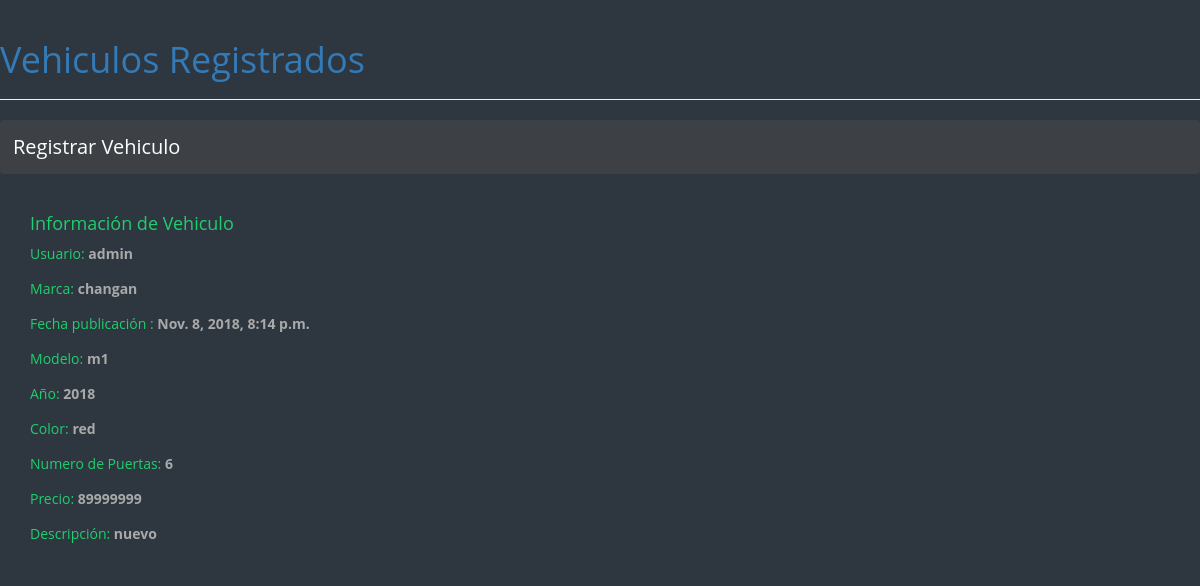
Screenshot of /post/7/ with the database file from the repository.
### blog/models.py (models this page shows, shortened)
class Vehiculo(models.Model):
    author = models.ForeignKey('auth.User',on_delete=models.CASCADE)
    marca=models.CharField(max_length=30)
    modelo=models.CharField(max_length=30)
    anio=models.CharField(max_length=30)
    color=models.CharField(max_length=30)
    numero_puertas=models.CharField(max_length=30)
    descripcion=models.CharField(max_length=30)
    fecha_publicacion=models.DateTimeField(blank=True,null=True)
    precio=models.CharField(max_length=30)

### blog/views.py (the view)
# urls.py: path('post/<int:pk>/', views.post_detail, name='post_detail'),
def post_detail(request, pk):
    post = get_object_or_404(Vehiculo, pk=pk)
    return render(request, 'blog/post_detail.html', {'post': post})

### blog/templates/blog/post_detail.html (shortened to what this page needs)
{%extends 'blog/base.html'%}
{% block content %}
        <div class="post">
            <h4>Información de Vehiculo</h4>
            <p>Usuario: <label style="color:darkgray">{{ post.author }}</label></p>
            <p>Marca: <label style="color:darkgray">{{ post.marca }}</label></p>
            <p>Fecha publicación : <label style="color:darkgray">{{ post.fecha_publicacion }}</label></p>
            <p>Modelo: <label style="color:darkgray">{{ post.modelo }}</label></p>
            <p>Año: <label style="color:darkgray">{{ post.anio }}</label></p>
            <p>Color: <label style="color:darkgray">{{ post.color }}</label></p>
            <p>Numero de Puertas: <label style="color:darkgray">{{ post.numero_puertas }}</label></p>
            <p>Precio: <label style="color:darkgray">{{ post.precio }}</label></p>
            <p>Descripción: <label style="color:darkgray">{{ post.descripcion|linebreaksbr }}</label></p>
        </div>
    </div>
{% endblock %}

### blog/static/css/blog.css (style rules this page uses)
body { background: #2E3740; color: #1FCE6D; font-family: 'Open Sans', sans-serif }

### rows the page displays
Vehiculo: author "admin", marca "changan", fecha_publicacion "Nov. 8, 2018, 8:14 p.m.", modelo "m1", anio "2018", color "red", numero_puertas "6", precio "89999999", descripcion "nuevo"
